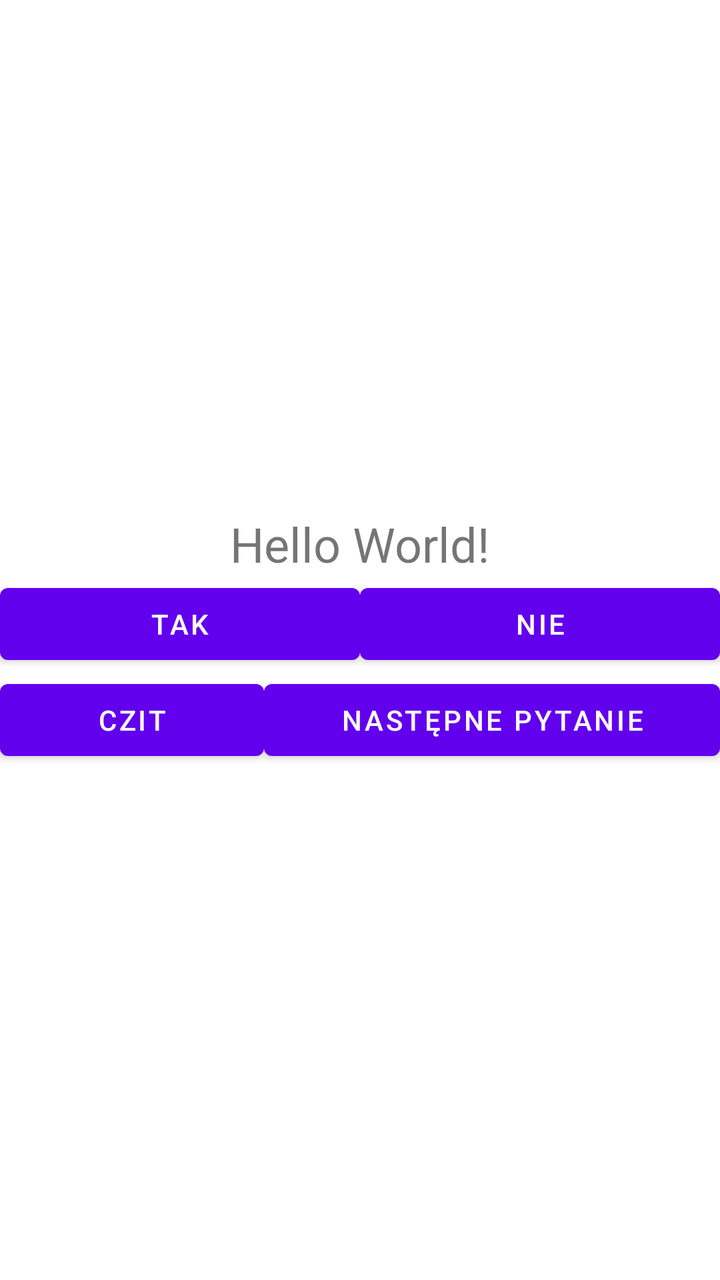
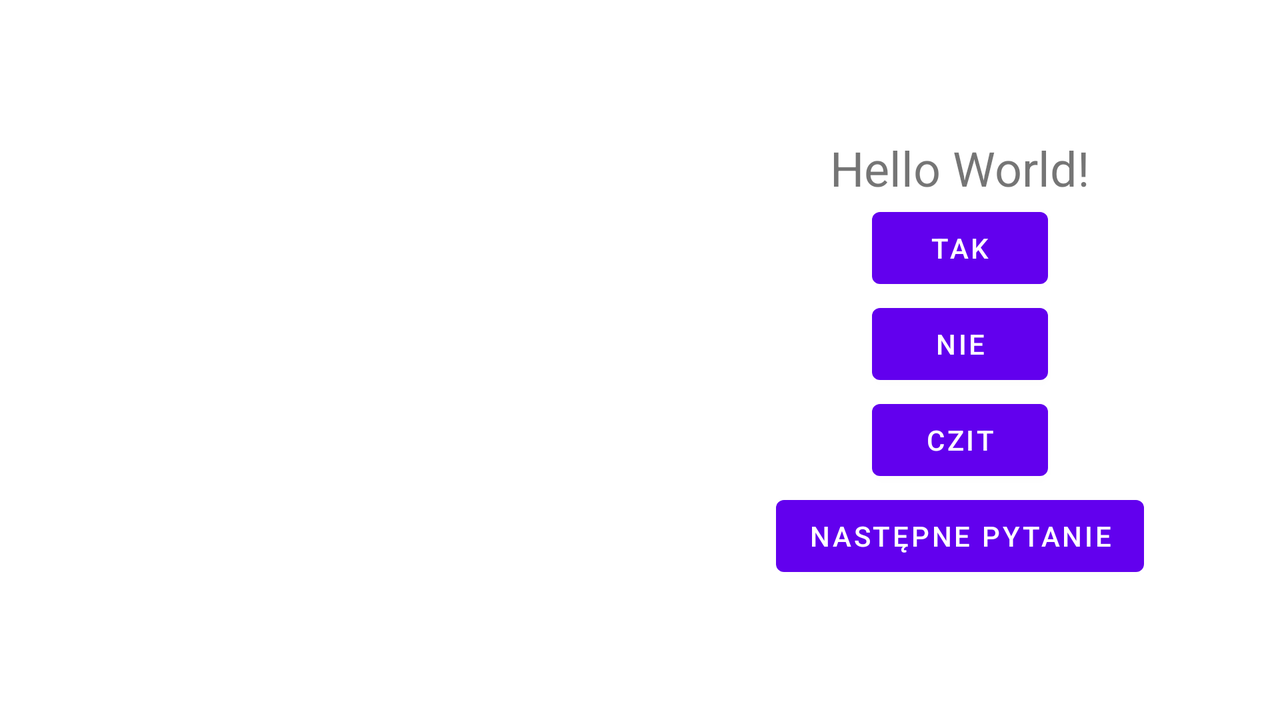

One screen, two layout resources from the same app: the default and the repository's alternative for another configuration. Each is rendered where Android would select it; the XML of both is given below.
<!-- AndroidManifest.xml: application theme Theme.TestTakNiesroda3P -->
<!-- res/layout/activity_main.xml -->
<?xml version="1.0" encoding="utf-8"?>
<LinearLayout xmlns:android="http://schemas.android.com/apk/res/android"
    xmlns:app="http://schemas.android.com/apk/res-auto"
    xmlns:tools="http://schemas.android.com/tools"
    android:layout_width="match_parent"
    android:layout_height="match_parent"
    android:orientation="vertical"
    android:gravity="center"
    tools:context=".MainActivity">

    <ImageView
        android:id="@+id/imageView"
        android:layout_width="match_parent"
        android:layout_height="wrap_content"
        app:srcCompat="@drawable/kasprowy"
        android:adjustViewBounds="true"/>

    <TextView
        android:id="@+id/textView"
        android:textSize="24sp"
        android:layout_width="wrap_content"
        android:layout_height="wrap_content"
        android:text="Hello World!" />

    <LinearLayout
        android:layout_width="match_parent"
        android:layout_height="wrap_content"
        android:orientation="horizontal">

        <Button
            android:id="@+id/button"
            android:layout_width="wrap_content"
            android:layout_height="wrap_content"
            android:layout_weight="1"
            android:text="Tak" />

        <Button
            android:id="@+id/button2"
            android:layout_width="wrap_content"
            android:layout_height="wrap_content"
            android:layout_weight="1"
            android:text="Nie" />
    </LinearLayout>

    <LinearLayout
        android:layout_width="match_parent"
        android:layout_height="wrap_content"
        android:orientation="horizontal">

        <Button
            android:id="@+id/button3"
            android:layout_width="wrap_content"
            android:layout_height="wrap_content"
            android:layout_weight="1"
            android:text="Czit" />

        <Button
            android:id="@+id/button4"
            android:layout_width="wrap_content"
            android:layout_height="wrap_content"
            android:layout_weight="1"
            android:text="Następne pytanie" />
    </LinearLayout>

</LinearLayout>
<!-- resources referenced by this layout -->
<resources>
  <style name="Theme.TestTakNiesroda3P" parent="Theme.MaterialComponents.DayNight.DarkActionBar">
          
          <item name="colorPrimary">@color/purple_500</item>
          <item name="colorPrimaryVariant">@color/purple_700</item>
          <item name="colorOnPrimary">@color/white</item>
          
          <item name="colorSecondary">@color/teal_200</item>
          <item name="colorSecondaryVariant">@color/teal_700</item>
          <item name="colorOnSecondary">@color/black</item>
          
          <item name="android:statusBarColor">?attr/colorPrimaryVariant</item>
          
      </style>
</resources>
<!-- res/layout-land/activity_main.xml (the repository's variant of the layout above) -->
<!-- drawn on the phone turned sideways -->
<?xml version="1.0" encoding="utf-8"?>
<LinearLayout xmlns:android="http://schemas.android.com/apk/res/android"
    xmlns:app="http://schemas.android.com/apk/res-auto"
    xmlns:tools="http://schemas.android.com/tools"
    android:layout_width="match_parent"
    android:layout_height="match_parent"
    android:gravity="center"
    tools:context=".MainActivity">

    <ImageView
        android:id="@+id/imageView"
        android:layout_width="match_parent"
        android:layout_weight="1"
        android:layout_height="wrap_content"
        android:adjustViewBounds="true"
        app:srcCompat="@drawable/kasprowy" />

    <LinearLayout
        android:layout_width="match_parent"
        android:layout_height="wrap_content"
        android:gravity="center"
        android:layout_weight="1"
        android:orientation="vertical">

        <TextView
            android:id="@+id/textView"
            android:layout_width="wrap_content"
            android:layout_height="wrap_content"
            android:text="Hello World!"
            android:textSize="24sp" />

        <Button
            android:id="@+id/button"
            android:layout_width="wrap_content"
            android:layout_height="wrap_content"
            android:layout_weight="1"
            android:text="Tak" />

        <Button
            android:id="@+id/button2"
            android:layout_width="wrap_content"
            android:layout_height="wrap_content"
            android:layout_weight="1"
            android:text="Nie" />

        <Button
            android:id="@+id/button3"
            android:layout_width="wrap_content"
            android:layout_height="wrap_content"
            android:layout_weight="1"
            android:text="Czit" />

        <Button
            android:id="@+id/button4"
            android:layout_width="wrap_content"
            android:layout_height="wrap_content"
            android:layout_weight="1"
            android:text="Następne pytanie" />
    </LinearLayout>

</LinearLayout>
